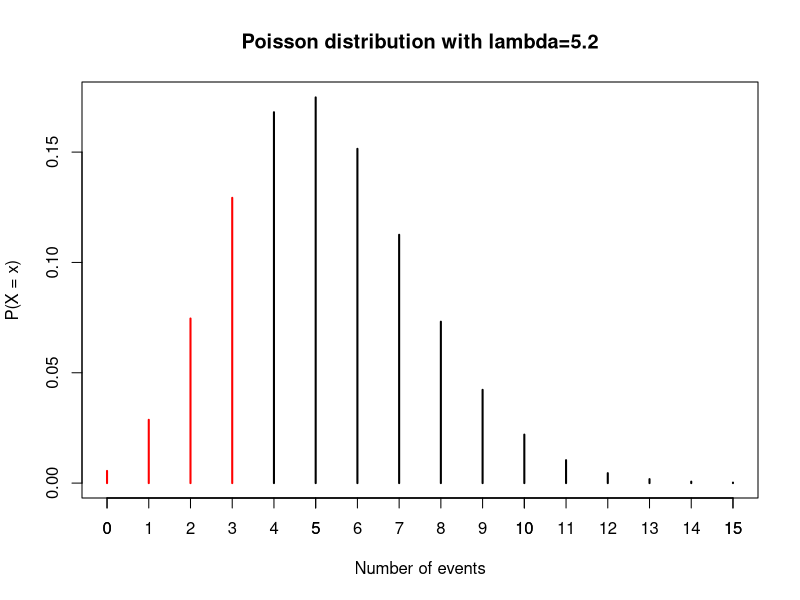
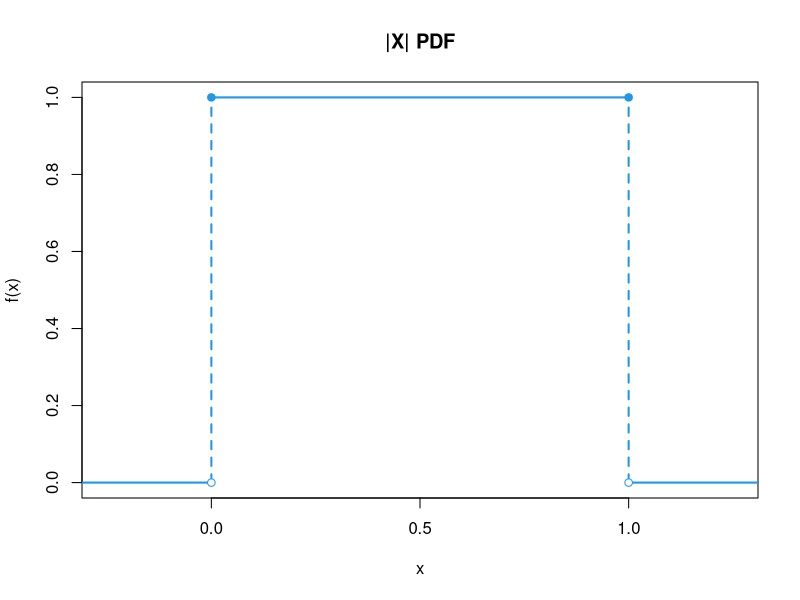
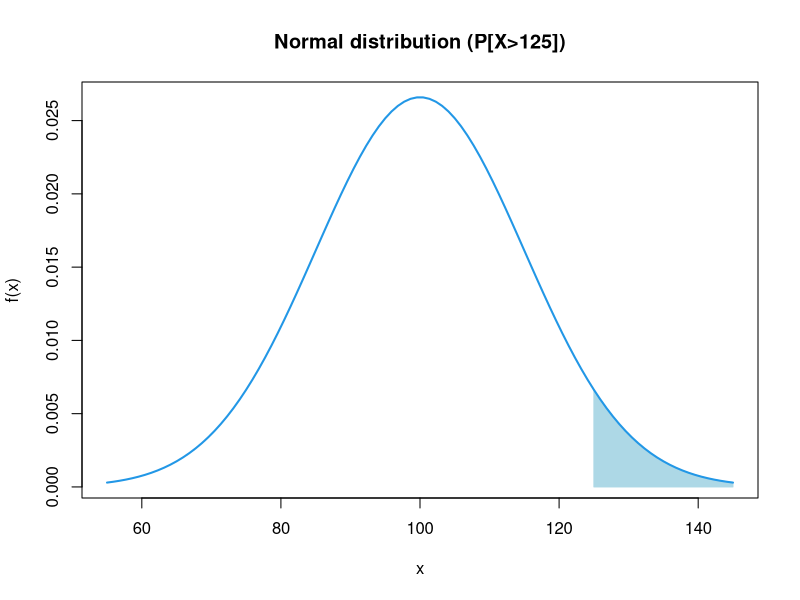
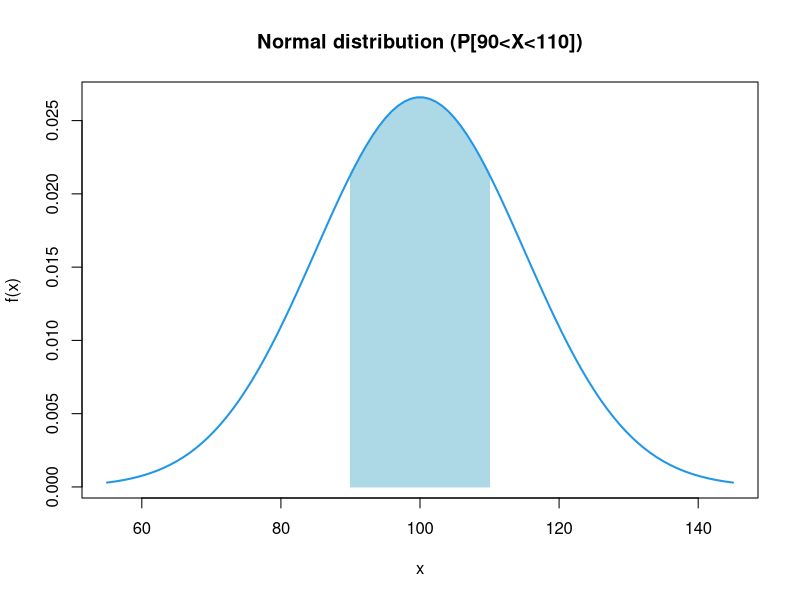

These figures' R source, in order:
## ---- chunk 1
knitr::opts_chunk$set(echo = TRUE)
## ---- chunk 2
#install.packages('tinytex')
#tinytex::install_tinytex()
#to uninstall TinyTeX, run tinytex::uninstall_tinytex() 
## ---- chunk 3
6*5*4*3*2/6^5
## ---- chunk 4
choose(6,1)*choose(5,2)*5*4*3/6^5
## ---- chunk 5
choose(6,2)*choose(5,2)*choose(3,2)*4/6^5
## ---- chunk 6
choose(6,1)*choose(5,3)*5*4/(6^5)
## ---- chunk 7
choose(6,1)*choose(5,3)*choose(5,1)*choose(2,2)/(6^5)
## ---- chunk 8
choose(6,1)*choose(5,4)*5/(6^5)
## ---- chunk 9
choose(6,1)*choose(5,5)/(6^5)
## ---- chunk 10

found0 <- dhyper(0,4,48,13)*(4/39)
found1 <- dhyper(1,4,48,13)*(3/39) 
found2 <- dhyper(2,4,48,13)*(2/39) 
found3 <- dhyper(3,4,48,13)*(1/39)

found0+found1+found2+found3 # 14th card is an ace

found0 # ace on the 14th draw, 13 failures and then one success

## ---- chunk 11
a<- 0.6*0.7+0.4*0.5
a

b<-(0.4*0.5)/(0.6*0.3+0.4*0.5)
b
## ---- chunk 12
pure_black <- 1/3
mixed_genes <- 2/3
five_children_mixed_genes <- mixed_genes*dbinom(5,5,0.5)
five_children_mixed_genes

#law of total probability
five_children <- pure_black+five_children_mixed_genes
five_children
## ---- chunk 13
#Bayes Theorem
pure_black_five_children <- pure_black/(five_children)
pure_black_five_children
## ---- chunk 14
x<-0:15
lambda <- 5.2
probs<-dpois(x, lambda)

plot(x, probs, type = "h", lwd = 2,
     main = "Poisson distribution with lambda=5.2",
     ylab = "P(X = x)", xlab = "Number of events", col = ifelse(x <= 3,'red','black'))
axis(side=1, at=0:15)


ppois(3, 5.2)
## ---- chunk 15
#Continuous PDF plot
# x: grid of X-axis values (optional)
# min: lower limit of the distribution (a)
# max: upper limit of the distribution (b)
# lwd: line width of the segments of the graph
# col: color of the segments and points of the graph
# ...: additional arguments to be passed to the plot function
plotunif <- function(x, min = 0, max = 1, lwd = 1, col = 1, ...) {

    # Grid of X-axis values
    if (missing(x)) {
        x <- seq(min - 0.5, max + 0.5, 0.01)
    }

    if(max < min) {
        stop("'min' must be lower than 'max'")
    }
   
    plot(x, dunif(x, min = min, max = max),
         xlim = c(min - 0.25, max + 0.25), type = "l",
         lty = 0, ylab = "f(x)", ...) 
    segments(min, 1/(max - min), max, 1/(max - min), col = col, lwd = lwd)
    segments(min - 2, 0, min, 0, lwd = lwd, col = col)
    segments(max, 0, max + 2, 0, lwd = lwd, col = col)
    points(min, 1/(max - min), pch = 19, col = col)
    points(max, 1/(max - min), pch = 19, col = col)
    segments(min, 0, min, 1/(max - min), lty = 2, col = col, lwd = lwd)
    segments(max, 0, max, 1/(max - min), lty = 2, col = col, lwd = lwd)
    points(0, min, pch = 21, col = col, bg = "white")
    points(max, min, pch = 21, col = col, bg = "white")
}
## ---- chunk 16
punif(-1/2,-1,1) + punif(1/2,-1,1,lower.tail = FALSE) 
## ---- chunk 17
plotunif(min = 0, max = 1, lwd = 2, col = 4, main = "|X| PDF")
## ---- chunk 18
#Normal CDF plot function
# mean: mean of the Normal variable
# sd: standard deviation of the Normal variable
# lb: lower bound of the area
# ub: upper bound of the area
# acolor: color of the area
# ...: additional arguments to be passed to lines function

normal_area <- function(mean = 0, sd = 1, lb, ub, acolor = "lightblue", ...) {
    x <- seq(mean - 3 * sd, mean + 3 * sd, length = 100) 
    
    if (missing(lb)) {
       lb <- min(x)
    }
    if (missing(ub)) {
        ub <- max(x)
    }

    x2 <- seq(lb, ub, length = 100)    
    plot(x, dnorm(x, mean, sd), type = "n", ylab = "f(x)", ...)
   
    y <- dnorm(x2, mean, sd)
    polygon(c(lb, x2, ub), c(0, y, 0), col = acolor, border=acolor)
    lines(x, dnorm(x, mean, sd), type = "l", lw=2, col=4)
}
## ---- chunk 19
mu <- 100
std_dev <- 15
1-pnorm(125, mu, std_dev) #a) answer
## ---- chunk 20
normal_area(mean = 100, sd = 15, lb = 125, main="Normal distribution (P[X>125])")
## ---- chunk 21
pnorm(110, mu, std_dev)-pnorm(90, mu, std_dev) #b) answer
## ---- chunk 22
normal_area(mean = 100, sd = 15, lb = 90, ub = 110, main="Normal distribution (P[90<X<110])")
## ---- chunk 23
1-pnorm(5000, 4400, sqrt(230^2+230^2))

p <- 1-pnorm(2000, 2200, 230)
p

1-pbinom(1,3,p)
## ---- chunk 24
#Expected value of 1 roll
#E[x]
e<-1*1/6 + 2*1/6 + 3*1/6 + 4*1/6 + 5*1/6 + 6*1/6
e
## ---- chunk 25
#E[x^2]
e2<-1^2*1/6 + 2^2*1/6 + 3^2*1/6 + 4^2*1/6 + 5^2*1/6 + 6^2*1/6
e2
#Var[x]
var<-e2-e^2
var
## ---- chunk 26
#Var[x+x+x+x+x+x+x+x+x+x] = 10Var[x]
var10<-10*var
var10
